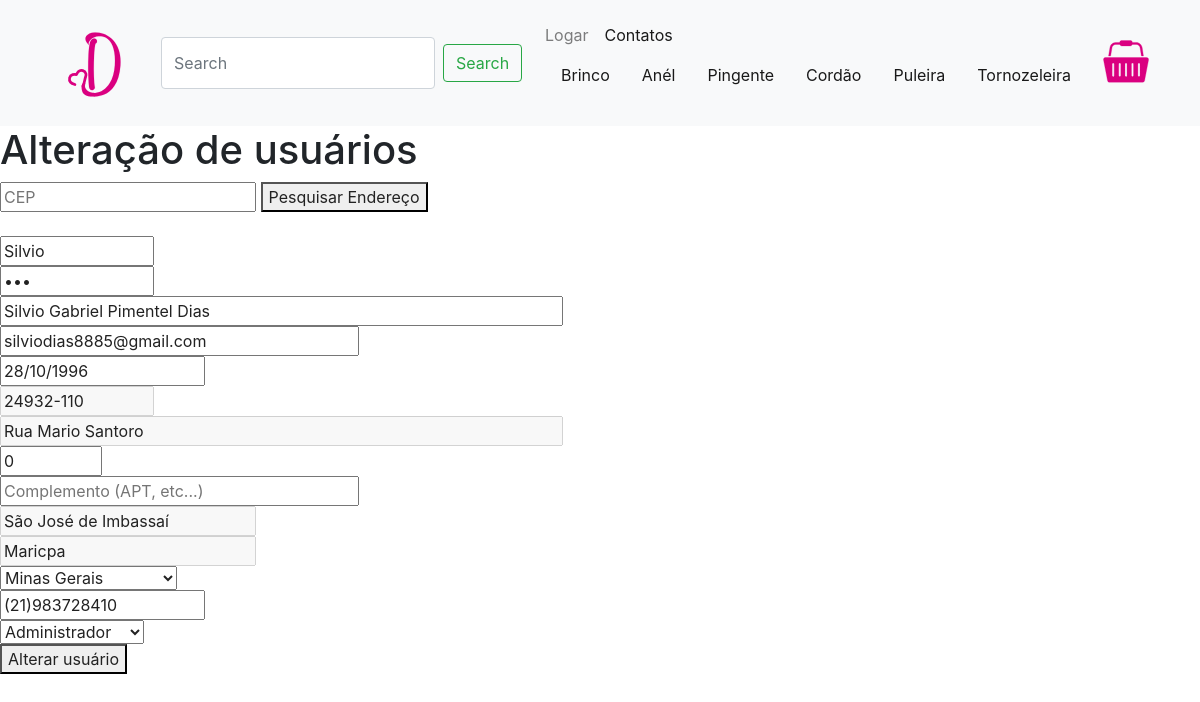
/index.php?pagina=cadastro&id=1, run on the app's committed database.
### tables this page shows
CREATE TABLE usuario(
	id_usuario INT AUTO_INCREMENT,
    login VARCHAR(10) NOT NULL,
    senha VARCHAR(15) NOT NULL,
    nome VARCHAR(50) NOT NULL,
    email VARCHAR(30) NOT NULL,
    nascimento DATE,
    endereco VARCHAR(40),
    numero VARCHAR(10),
    complemento VARCHAR(20),
    bairro VARCHAR(25),
    cidade VARCHAR(25),
    estado VARCHAR(2),
    cep VARCHAR(10),
    telefone VARCHAR(14),
    tipo_usuario VARCHAR(20),
    PRIMARY KEY(id_usuario)
);

### paginas/cadastro.php (the view, shortened to what this page needs)
<?php
    $campo = array();
    $descricao_botao = 'Incluir usuário';
    $acao_formulario = './script/incluir_usuario.php';
    $titulo_pagina = 'Cadastro de usuários';
    $btnID = 'btnFuncao';
    $query_estado = 'SELECT * FROM estado';
    $resultado_estado = mysqli_query($conexao, $query_estado);
    $query_tipo = 'SELECT * FROM tipo_usuario';
    $resultado_tipo = mysqli_query($conexao, $query_tipo);
    if(!isset($_GET['id'])){
        $campo['login'] = '';
        $campo['senha'] = '';
        $campo['nome'] = '';
        $campo['email'] = '';
        $campo['nascimento'] = '';
        $campo['endereco'] = '';
        $campo['numero'] = '';
        $campo['complemento'] = '';
        $campo['bairro'] = '';
        $campo['cidade'] = '';
        $campo['cep'] = '';
        $campo['telefone'] = '';
        $campo['tipo_usuario'] = '';
    } else {
        $id = $_GET['id'];
        $descricao_botao = 'Alterar usuário';
        $acao_formulario = './script/alterar_usuario.php?id='.$id;
        $titulo_pagina = 'Alteração de usuários';
        $btnID = 'alterarProduto';
        $query = "SELECT * FROM usuario WHERE id_usuario = $id";
        $resultado = mysqli_query($conexao, $query);
        while($linha = mysqli_fetch_array($resultado)){
            $campo['login'] = $linha['login'];
            $campo['senha'] = $linha['senha'];
            $campo['nome'] = $linha['nome'];
            $campo['email'] = $linha['email'];
            $campo['nascimento'] = substr($linha['nascimento'],8,2).'/'.substr($linha['nascimento'],5,2).'/'.substr($linha['nascimento'],0,4);
            $campo['endereco'] = $linha['endereco'];
            $campo['numero'] = $linha['numero'];
            $campo['complemento'] = $linha['complemento'];
            $campo['bairro'] = $linha['bairro'];
            $campo['cidade'] = $linha['cidade'];
            $campo['id_estado'] = $linha['id_estado'];
            $campo['cep'] = $linha['cep'];
            $campo['telefone'] = $linha['telefone'];
            $campo['tipo_usuario'] = $linha['id_tipo'];
        }
    };
?>
<div class="titulo">
    <h1><?=$titulo_pagina?></h1>
</div>
<div class="container-centro">
    <div>
    <form action="" method="post">
    <input placeholder = "CEP" type="text" name="cep">
    <button id="endPesquisa" type="submit">Pesquisar Endereço</button>
    </form>
    </div>
    <br>
    <form id="tela" action="<?=$acao_formulario?>" method="POST">
        <input class="entrada entrada-top" size=10 value="<?=$campo['login']?>" maxlength="10" type="text" id="txtLogin" name="txtLogin" placeholder="Login" required><br>
        <input class="entrada" type="password" size=10 value="<?=$campo['senha']?>" maxlength="15" id="txtSenha" name="txtSenha" placeholder="Senha" required><br>
        <input class="entrada" type="text" size=50 value="<?=$campo['nome']?>" maxlength="50" id="txtNome" name="txtNome" placeholder="Nome do usuário" onkeyup="caixaAlta(this)" required><br>
        <input class="entrada" type="email" size=30 value="<?=$campo['email']?>" maxlength="30" id="txtEmail" name="txtEmail" placeholder="E-mail"required><br>
        <input class="entrada" type="text" size=15 value="<?=$campo['nascimento']?>" id="txtNascimento" name="txtNascimento" placeholder="Data de Nascimento" maxlength="10" onkeypress="verificarNumero(this,event)"  onkeypress="formatarData(this,event)" required ><br>
        <input readonly class="entrada" type="text" maxlength="10" size=10 value="<?=$campo['cep']?>" id="txtCep" name="txtCep" placeholder="CEP" onkeypress="verificarNumero(this,event)" required><br>
        <input readonly class="entrada" type="text" size=50 value="<?=$campo['endereco']?>" maxlength="40" id="txtEndereco" name="txtEndereco" placeholder="Endereço (Rua, Praça, etc...)" onkeyup="caixaAlta(this)" required><br>
        <input class="entrada" type="text" size=5 value="<?=$campo['numero']?>" maxlength="8" id="txtNumero" name="txtNumero" placeholder="Numero" onkeypress="verificarNumero(this,event)"><br>
        <input class="entrada" type="text" size=30 value="<?=$campo['complemento']?>" maxlength="20" id="txtComplemento" name="txtComplemento" placeholder="Complemento (APT, etc...)"><br>
        <input readonly class="entrada" type="text" size=20 value="<?=$campo['bairro']?>" maxlength="25" id="txtBairro" name="txtBairro" placeholder="Bairro" required><br>
        <input readonly class="entrada" type="text" size=20 value="<?=$campo['cidade']?>" maxlength="25" id="txtCidade" name="txtCidade" placeholder="Cidade" required><br>
        <select class="entrada" name="cmbEstado">
            <?php while($linha_estado = mysqli_fetch_array($resultado_estado)){
                if($campo['id_estado'] == $linha_estado['id_estado']){
                    $valor = 'selected';
                } else {
                    $valor = '';
                }
            ?>
                <option value="<?=$linha_estado['id_estado']?>" <?=$valor?>><?=$linha_estado['descricao']?></option>
            <?php } ?>
        </select><br>
        <input class="entrada" type="text" size=15 value="<?=$campo['telefone']?>" maxlength="14" id="txtTelefone" name="txtTelefone" placeholder="Telefone" onkeypress="verificarNumero(this,event)" required><br>
        <select class="entrada" name="cmbTipo">
            <?php while($linha_tipo = mysqli_fetch_array($resultado_tipo)){
                if($campo['tipo_usuario'] == $linha_tipo['id_tipo']){
                    $valor = 'selected';
                } else {
                    $valor = '';
                }
            ?>
                <option value="<?=$linha_tipo['id_tipo']?>" <?=$valor?>><?=$linha_tipo['descricao']?></option>
            <?php } ?>
        </select><br>
        <div class="barra">
            <button class="link_botao" name=<?= $btnID?> id=<?= $btnID?> type="submit"><?=$descricao_botao?></button>
        </div>
    </form>
</div>

### data on the page
usuario: txtLogin "Silvio", txtNome "Silvio Gabriel Pimentel Dias", txtEmail "silviodias8885@gmail.com", txtCep "24932-110", txtEndereco "Rua Mario Santoro", txtNumero "0", txtBairro "São José de Imbassaí", txtCidade "Maricpa", txtTelefone "(21)983728410"

### other printed values
$login "Logar"
$titulo_pagina "Alteração de usuários"
$descricao_botao "Alterar usuário"
form field cmbEstado "Minas Gerais"
form field cmbTipo "Administrador"
